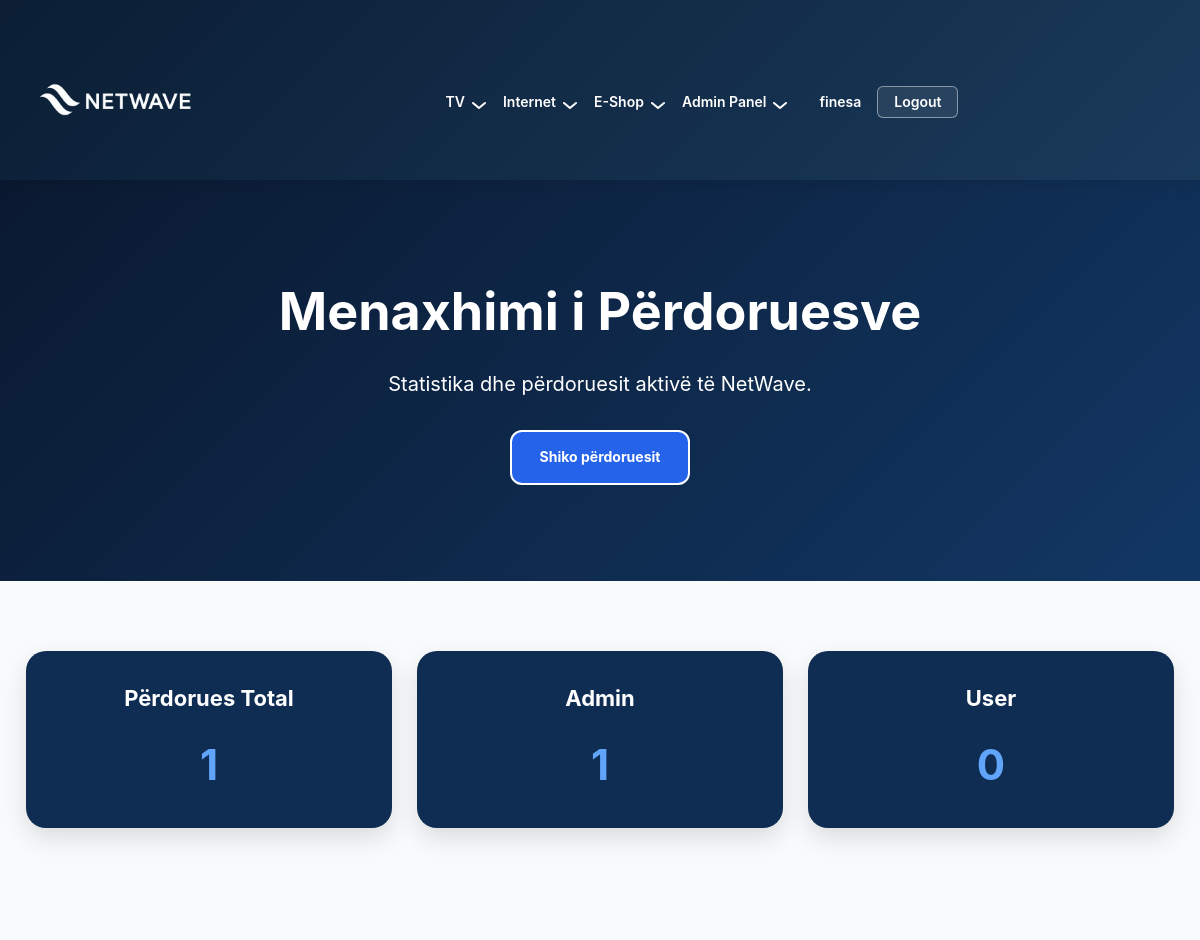
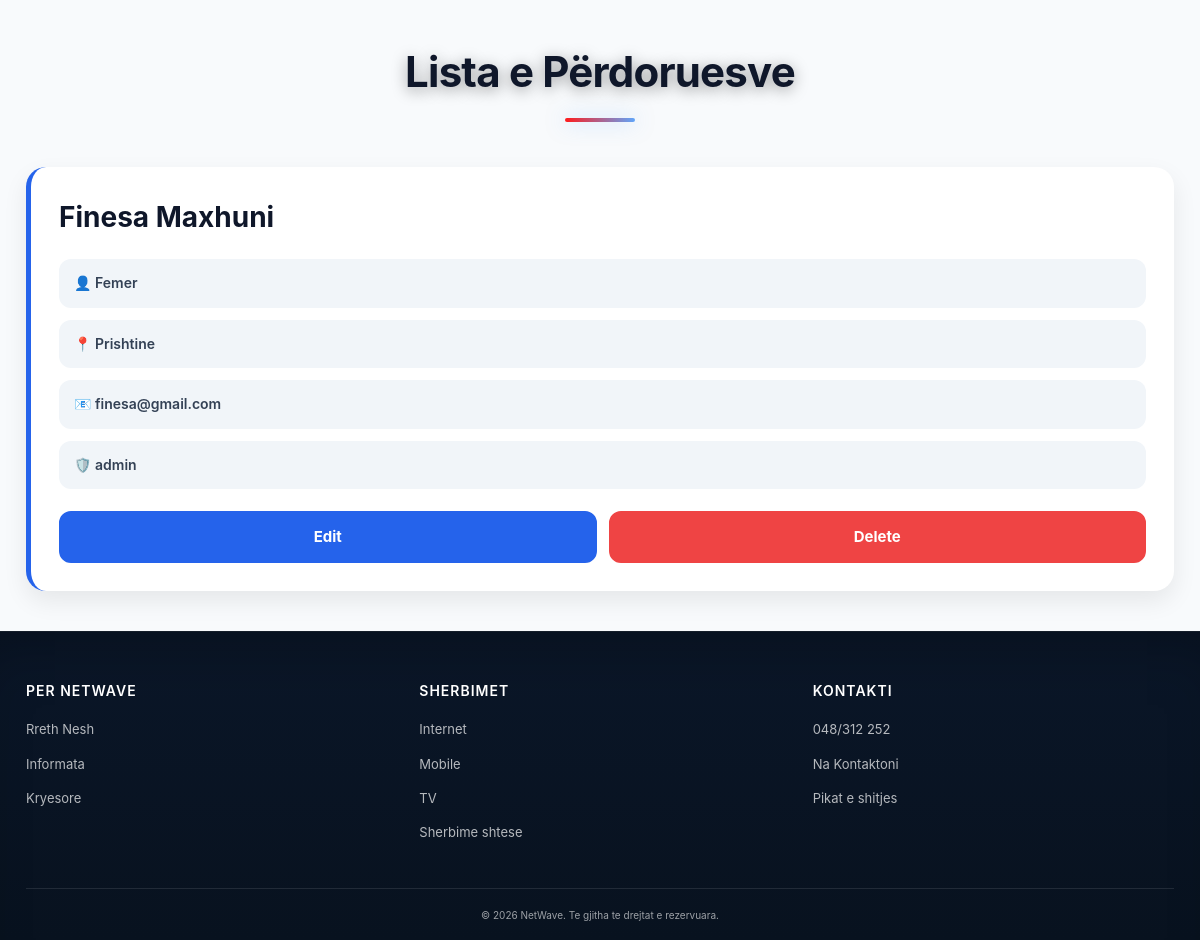
The page /pages/perdoruesit.php (signed in) on the database its author committed (2 pictures, top to bottom).
### tables this page shows
CREATE TABLE users(
    id INT AUTO_INCREMENT PRIMARY KEY,
    fullname VARCHAR(100) NOT NULL ,
    username VARCHAR(50) NOT NULL UNIQUE,
    email VARCHAR(100) NOT NULL UNIQUE,
    password VARCHAR(255) NOT NULL,
    role VARCHAR(20) NOT NULL DEFAULT 'user',
    gender VARCHAR(20),
    city VARCHAR(50),
    created_at TIMESTAMP DEFAULT CURRENT_TIMESTAMP
);

### pages/perdoruesit.php (the view, shortened to what this page needs)
<?php
require $_SERVER['DOCUMENT_ROOT'] . '/UEB2_Projekti_Grupi36/config.php';
require $_SERVER['DOCUMENT_ROOT'] . '/UEB2_Projekti_Grupi36/includes/header.php';
require $_SERVER['DOCUMENT_ROOT'] . '/UEB2_Projekti_Grupi36/includes/navbar.php';
$totalUsers = $pdo->query("
SELECT COUNT(*) FROM users
")->fetchColumn();
$stmt = $pdo->query("
SELECT * FROM users
ORDER BY id DESC
");
$users = $stmt->fetchAll();
?>
<section class="users-hero">
    <div class="container">
        <h1>Menaxhimi i Përdoruesve</h1>
        <p>
            Statistika dhe përdoruesit aktivë të NetWave.
        </p>
  <a href="/UEB2_Projekti_Grupi36/pages/perdoruesit.php#lista" class="btn btn-primary">
            Shiko përdoruesit
        </a>
    </div>
</section>
<section class="users-stats">
    <div class="container">
        <div class="stats-grid">
            <div class="stat-card">
                <h3>Përdorues Total</h3>
                <span>
                    <?php echo $totalUsers; ?>
                </span>
            </div>
            <div class="stat-card">
                <h3>Admin</h3>
                <span>
                    <?php
                    echo $pdo->query("
                    SELECT COUNT(*) FROM users
                    WHERE role='admin'
                    ")->fetchColumn();
                    ?>
                </span>
            </div>
            <div class="stat-card">
                <h3>User</h3>
                <span>
                    <?php
                    echo $pdo->query("
                    SELECT COUNT(*) FROM users
                    WHERE role='user'
                    ")->fetchColumn();
                    ?>
                </span>
            </div>
        </div>
    </div>
</section>
<section class="users-list" id="lista">
<div class="container">
<h2 class="section-title">
Lista e Përdoruesve
</h2>
<div class="users-grid">
<?php foreach($users as $u): ?>
<div class="user-card">
    <h3>
        <?php
        echo htmlspecialchars($u['fullname']);
        ?>
    </h3>
    <div class="user-info">
        <span>
            👤
            <?php echo htmlspecialchars($u['gender']); ?>
        </span>
        <span>
            📍
            <?php echo htmlspecialchars($u['city']); ?>
        </span>
        <span>
            📧
            <?php echo htmlspecialchars($u['email']); ?>
        </span>
        <span>
            🛡️
            <?php echo htmlspecialchars($u['role']); ?>
        </span>
    </div>
    <div class="user-actions">
        <a
        class="edit-btn"
    href="/UEB2_Projekti_Grupi36/pages/edit-user.php?id=<?php echo $u['id']; ?>">
            Edit
        </a>
        <a
        class="delete-btn"
href="/UEB2_Projekti_Grupi36/pages/delete-user.php?id=<?php echo $u['id']; ?>"
        onclick="return confirm('A je i sigurt?')">
            Delete
        </a>
    </div>
</div>
<?php endforeach; ?>
</div>
</div>
</section>
<?php
require $_SERVER['DOCUMENT_ROOT'] . '/UEB2_Projekti_Grupi36/includes/footer.php';
?>

### assets/css/telecomoperator.css (style rules this page uses)
:root { --color-dark: #0b1e34; --color-dark-light: #1a3a5c; --color-red: #ff1b1b; --color-text: #071425; --color-text-light: #6b7280; --color-bg: #f6f8fb; --color-white: #ffffff; --color-border: rgba(11, 30, 52, 0.08); --font-primary: -apple-system, BlinkMacSystemFont, "Segoe UI", "Roboto", "Helvetica Neue", Arial, sans-serif; --font-size-base: 14px; --font-weight-normal: 400; --font-weight-medium: 500; --font-weight-bold: 600; --font-weight-bolder: 700; --spacing-xs: 4px; --spacing-sm: 8px; --spacing-md: 12px; --spacing-lg: 16px; --spacing-xl: 24px; --spacing-2xl: 32px; --spacing-3xl: 48px; --radius-sm: 6px; --radius-md: 10px; --radius-lg: 12px; --shadow-sm: 0 2px 8px rgba(11, 30, 52, 0.08); --shadow-md: 0 4px 16px rgba(11, 30, 52, 0.12); --shadow-xl: 0 20px 40px rgba(11, 30, 52, 0.2); --transition: 0.2s ease; }
* { margin: 0; padding: 0; box-sizing: border-box; }
html { scroll-behavior: smooth; -webkit-font-smoothing: antialiased; -moz-osx-font-smoothing: grayscale; }
body { font-family: var(--font-primary); font-size: var(--font-size-base); font-weight: var(--font-weight-normal); color: var(--color-text); background: var(--color-bg); line-height: 1.6; -webkit-font-smoothing: antialiased; -moz-osx-font-smoothing: grayscale; }
.container { width: 100%; max-width: 1180px; margin: 0 auto; padding: 0 var(--spacing-lg); }
.btn { display: inline-block; padding: 10px 20px; border-radius: var(--radius-sm); text-decoration: none; font-weight: var(--font-weight-bold); font-size: 14px; transition: all var(--transition); border: none; cursor: pointer; text-align: center; }
.btn-primary { background: white; color: #0a2540; position: relative; overflow: hidden; border: 2px solid white; font-weight: 800; }
.btn-primary::before { content: ''; position: absolute; top: 50%; left: 50%; width: 0; height: 0; border-radius: 50%; background: linear-gradient(135deg, rgba(255, 255, 255, 0.3) 0%, rgba(240, 240, 240, 0.3) 100%); transform: translate(-50%, -50%); transition: width 0.6s, height 0.6s; }
.section-title { font-size: 42px; font-weight: var(--font-weight-bolder); color: #ffffff; margin-bottom: 50px; text-align: center; letter-spacing: -0.8px; position: relative; padding-bottom: var(--spacing-lg); text-shadow: 0 3px 15px rgba(0, 0, 0, 0.4); }
.section-title::after { content: ''; position: absolute; bottom: 0; left: 50%; transform: translateX(-50%); width: 70px; height: 4px; background: linear-gradient(90deg, var(--color-red), #60a5fa); border-radius: 2px; box-shadow: 0 0 20px rgba(96, 165, 250, 0.5); }
body { background-color: #0b1329 !important; }
.about-mission, section:last-of-type, main > div:last-child { margin-bottom: 0 !important; padding-bottom: 40px !important; }

### rows shown on the page
users: fullname "Finesa Maxhuni", gender "Femer", city "Prishtine", email "finesa@gmail.com", role "admin"

### other values the page prints
$_SESSION['user'] "finesa"
$totalUsers "1"
